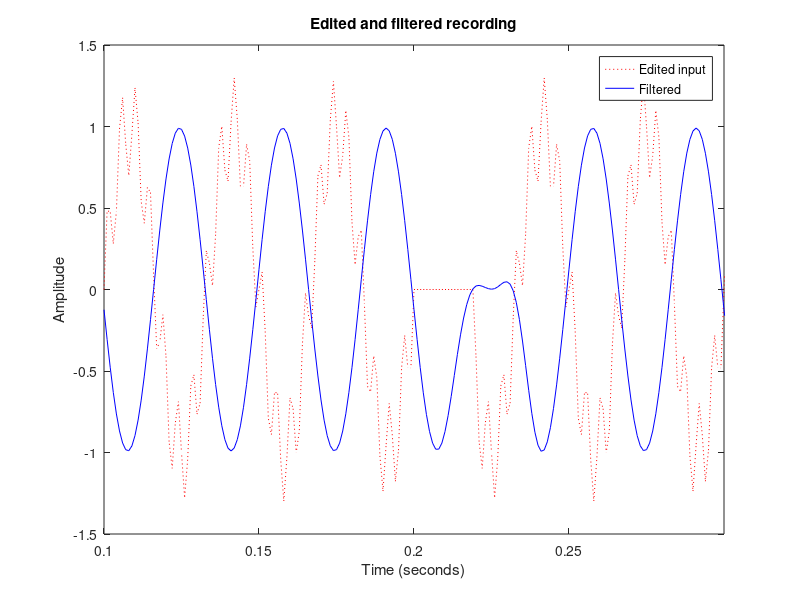

Write the MATLAB code that produced this figure.
% Edit channels, append a filtered channel, then trim the recording.
fs = 1000;
t = (0:999)' / fs;
data = [sin(2*pi*30*t), sin(2*pi*30*t)+0.3*sin(2*pi*220*t)];
original = data;

% The saved original shares storage until data is edited.
data(201:220,2) = 0;
b = fir1(32,0.16,'low');
data(:,3) = filter(b,1,data(:,2));

% Remove the startup interval from every channel and its time vector.
data(1:100,:) = [];
t(1:100) = [];
plot(t,data(:,2),'r:',t,data(:,3),'b-');
title('Edited and filtered recording');
xlabel('Time (seconds)'); ylabel('Amplitude');
legend('Edited input','Filtered');
xlim([0.1 0.3]);
